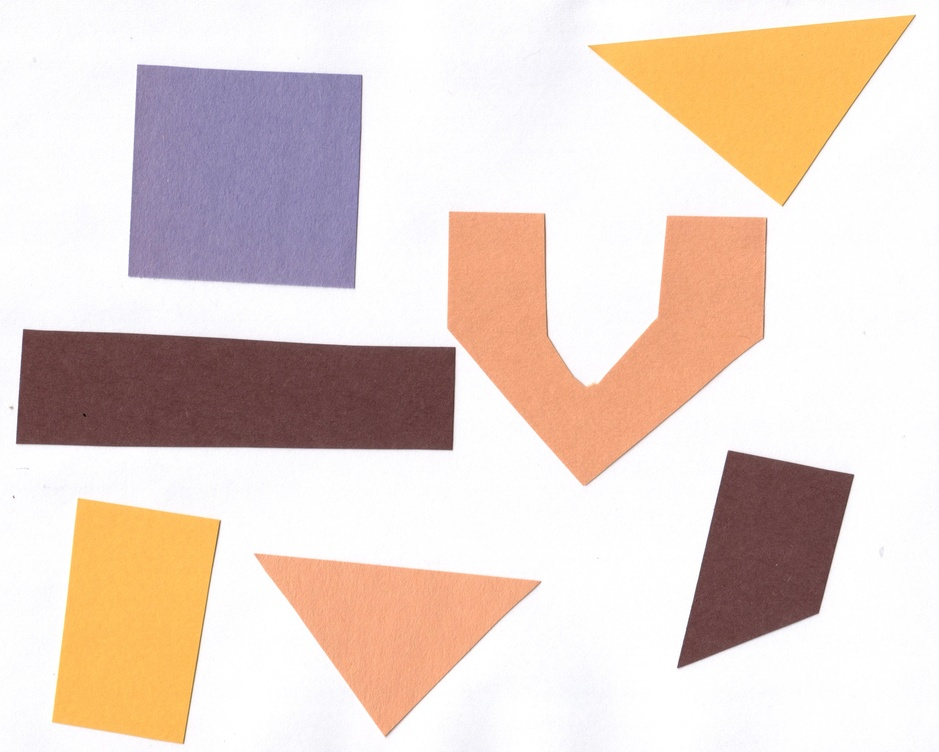
#> input picture Image Processing/Images/shapes-01.jpg, 939 x 752 px, shrunk from 3068 x 2457 before the run, found by its file name
$ jupyter execute 'Connected Component Analysis and Morphometrics.ipynb'
#> lines starting #> are read from the running program, lines starting #| are printed output that depends on the picture; after the words box and inside, x2 and y2 are one past the last pixel; in counts of white or black regions, pixels touching at a corner belong together
[cell 1]
import numpy as np
import matplotlib.pyplot as plt
import ipympl
import imageio.v3 as iio
import skimage.color
import skimage.filters
import skimage.measure

# Connected Component Analysis

[cell 2]
def connected_components(filename, sigma=1.0, t=0.5, connectivity=2):
    # load the image
#> called with filename = 'shapes-01.jpg', sigma = 2, t = 0.9, connectivity = 2
    image = iio.imread(filename)
#> image is the input picture: shape (752, 939, 3); mean R, G, B 229.6, 212.3, 203.6
    # convert the image to grayscale
    gray_image = skimage.color.rgb2gray(image)
    # denoise the image with a Gaussian filter
    blurred_image = skimage.filters.gaussian(gray_image, sigma=sigma)
    # mask the image according to threshold
    binary_mask = blurred_image < t
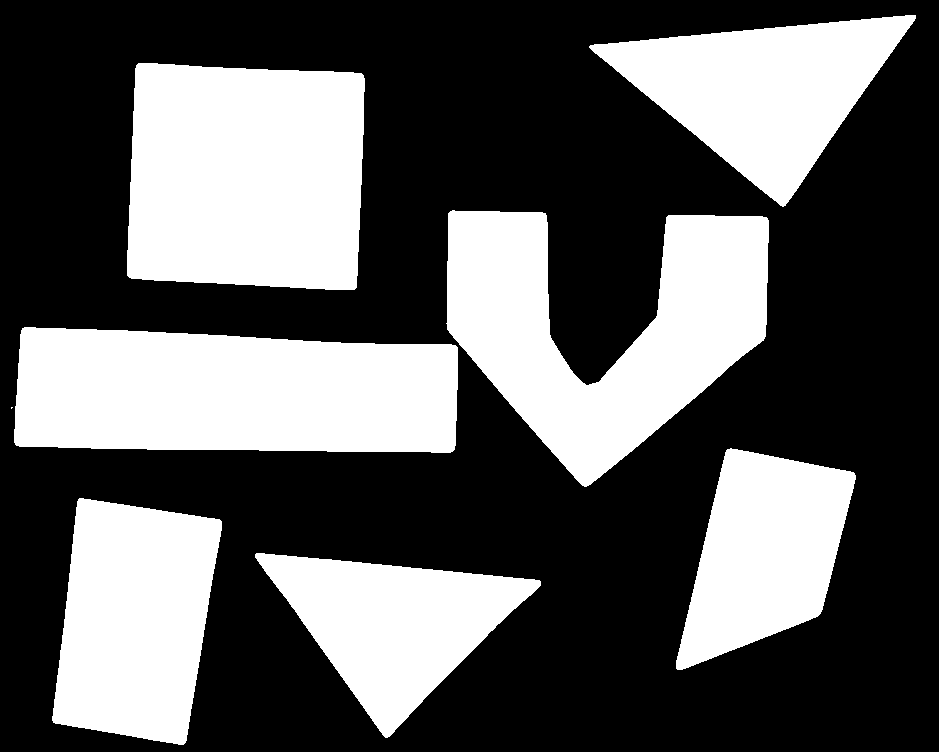
#> binary_mask: shape (752, 939) bool; 36.8% white; 8 white regions (1 under 20 px), largest, box (x1, y1, x2, y2) and area: (14, 327, 458, 453) 50090, (127, 63, 365, 290) 49995, (446, 210, 769, 487) 47480
    # perform connected component analysis
    labeled_image, count = skimage.measure.label(binary_mask,
                                                 connectivity=connectivity, return_num=True)
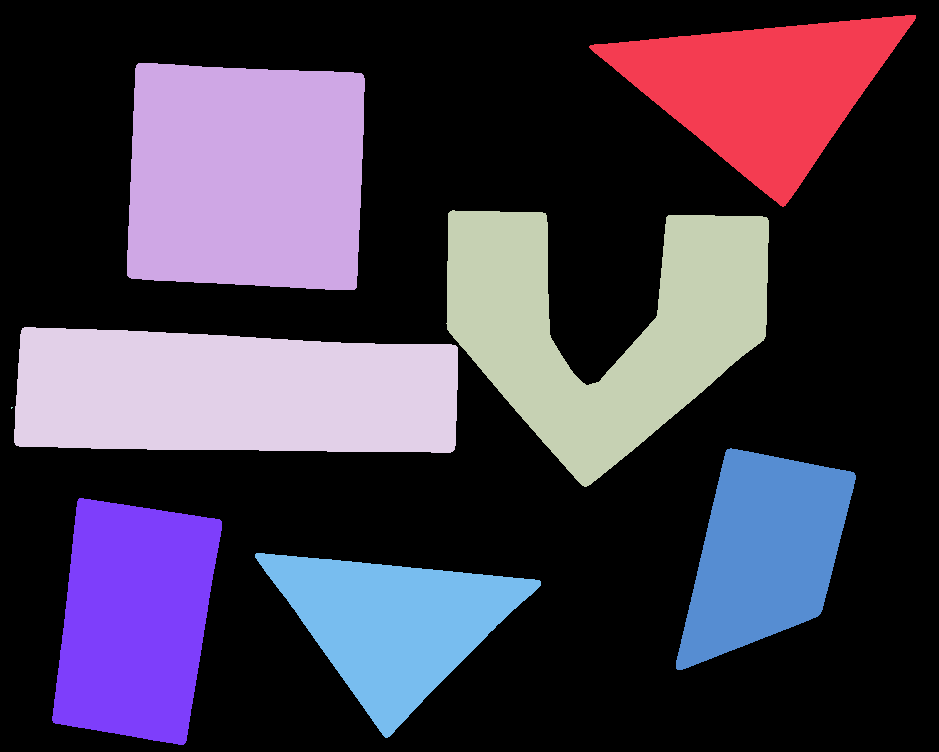
#> labeled_image: shape (752, 939) int32; 9 distinct labels, from 0 to 8; one colour per label, 0 black
#> count = 8
    return labeled_image, count

[cell 3]
labeled_image, count = connected_components(filename="shapes-01.jpg", sigma=2.0, t=0.9, connectivity=2)
#> count = 8
fig, ax = plt.subplots()
plt.imshow(labeled_image)
plt.axis("off")
plt.show()

[cell 4]
count
#> Out = 8

[cell 5]
# convert the label image to color image
colored_label_image = skimage.color.label2rgb(labeled_image, bg_label=0)
fig, ax = plt.subplots()
plt.imshow(colored_label_image)
plt.axis("off");
plt.show()

[cell 6]
print("Found", count, "objects in the image.")
#| Found 8 objects in the image.

[cell 7]
num_objects = np.max(labeled_image)
#> num_objects = 8
print("Found", num_objects, "objects in the image.")
#| Found 8 objects in the image.

## Q3 Part I

Find the correct combination to get 7 objects

[cell 8]
# Connectivity = 1
labeled_image, count = connected_components(filename="shapes-01.jpg", sigma=2.0, t=0.9, connectivity=1)
count
#> Out = 8

[cell 9]
# t = 0.8, connectivity = 1
labeled_image, count = connected_components(filename="shapes-01.jpg", sigma=2.0, t=0.8, connectivity=1)
#> call 3 of connected_components, with filename = 'shapes-01.jpg', sigma = 2, t = 0.8, connectivity = 1
#> in connected_components (call 3), `labeled_image, count = skimage.measure.label(binary_mask, connectivity..`:
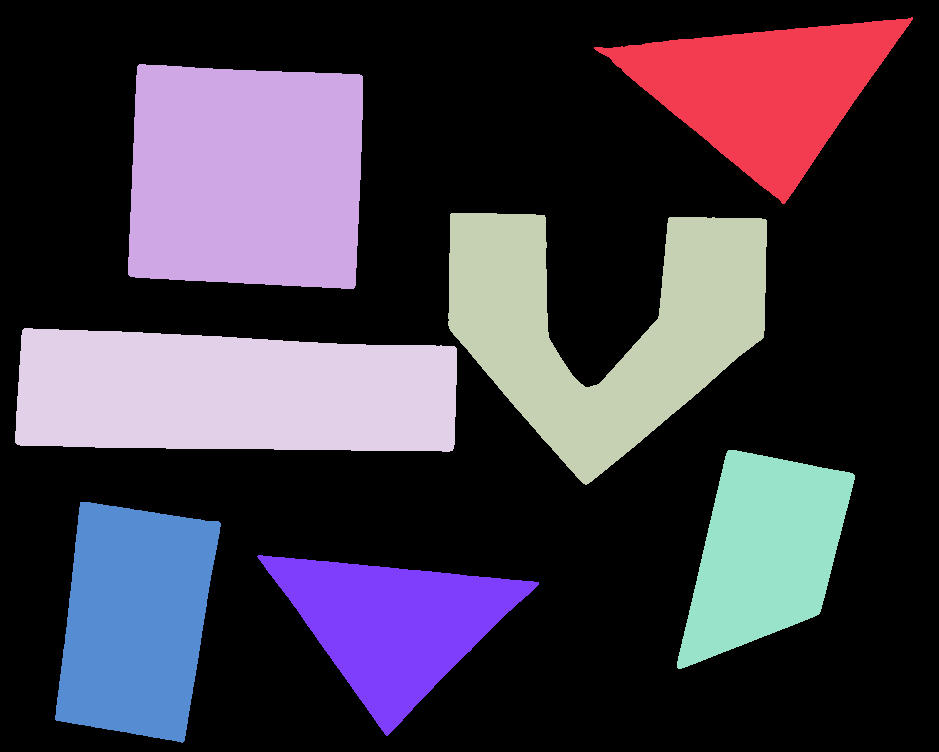
#> labeled_image: shape (752, 939) int32; 8 distinct labels, from 0 to 7; one colour per label, 0 black
#> in connected_components (call 3), `labeled_image, count = skimage.measure.label(binary_mask, connectivity..`: count = 7
#> count = 7
count
#> Out = 7

[cell 10]
# sigma = 4, t = 0.8, connectivity = 1
labeled_image, count = connected_components(filename="shapes-01.jpg", sigma=4.0, t=0.8, connectivity=1)
#> call 4 of connected_components, with filename = 'shapes-01.jpg', sigma = 4, t = 0.8, connectivity = 1
#> in connected_components (call 4), `labeled_image, count = skimage.measure.label(binary_mask, connectivity..`:
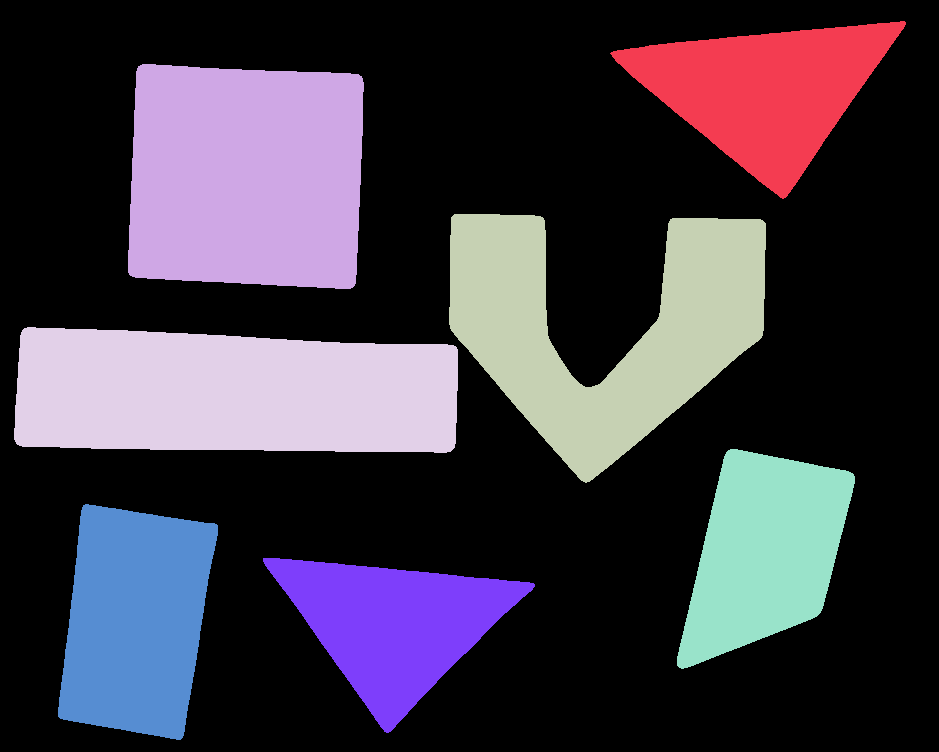
#> labeled_image: shape (752, 939) int32; 8 distinct labels, from 0 to 7; one colour per label, 0 black
count
#> Out = 7

[cell 11]
# convert the label image to color image
colored_label_image = skimage.color.label2rgb(labeled_image, bg_label=0)
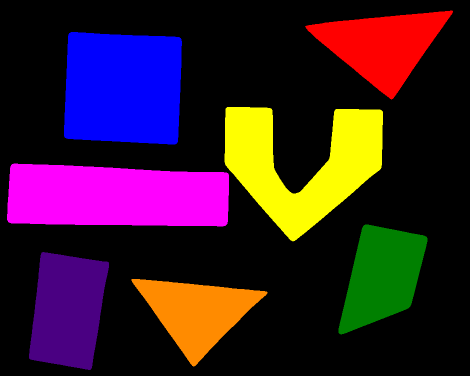
#> colored_label_image: shape (752, 939, 3) float64 (shown at 1/2 size); mean R, G, B 0.214, 0.0979, 0.161
fig, ax = plt.subplots()
plt.imshow(colored_label_image)
plt.axis("off");
plt.show()

[cell 12]
print("Found", count, "objects in the image.")
#| Found 7 objects in the image.

# Morphometrics

[cell 13]
# compute object features and extract object areas
labeled_image, count = connected_components(filename="shapes-01.jpg", sigma=2.0, t=0.9, connectivity=2)
#> count = 8
object_features = skimage.measure.regionprops(labeled_image)
#> object_features = 8 regions; box (x1, y1, x2, y2) and area: (14, 327, 458, 453) 50090, (127, 63, 365, 290) 49995, (446, 210, 769, 487) 47480, (52, 498, 222, 745) 32103, (589, 15, 916, 207) 30180, (255, 553, 541, 738) 25336, (676, 448, 856, 670) 24941, (11, 407, 13, 409) 3
object_areas = [objf["area"] for objf in object_features]
#> object_areas = [30180, 49995, 47480, 50090, 3, 24941, 32103, 25336]
object_areas
fig, ax = plt.subplots()
plt.hist(object_areas)
plt.xlabel('Area (Pixels)')
plt.ylabel('Number of Pixels')
plt.show()
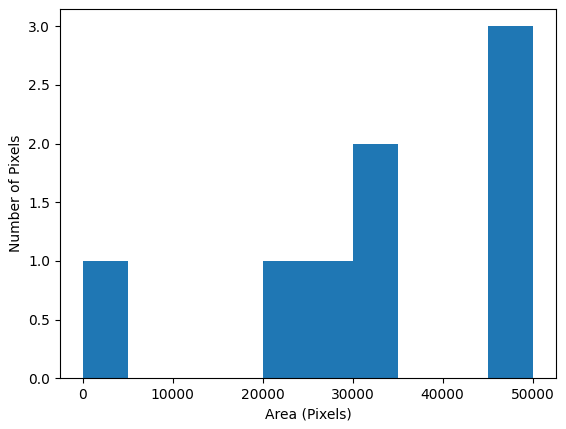
#> figure drawn by matplotlib, 1 panel; tallest bar 3 high, from x = 45081.3 to 50090

The figure above shows that 4 of the objects are small compared to the other objects that are greater than 200,000 pixels in area.

[cell 14]
min_area = 200
object_areas = np.array([objf["area"] for objf in object_features])
object_labels = np.array([objf["label"] for objf in object_features])
#> object_labels = [1, 2, 3, 4, 5, 6, 7, 8]

[cell 15]
# Method 1
large_objects = object_labels[object_areas > min_area]
#> large_objects = [1, 2, 3, 4, 6, 7, 8]
print("Found", len(large_objects), "objects!")
#| Found 7 objects!

[cell 16]
# Method 2
n = np.count_nonzero(object_areas > min_area)
#> n = 7
print("Found", n, "objects!")
#| Found 7 objects!

## Q3 Part II

Modify the connected_components function such that it automatically removes objects that are below a certain area that is passed to the function as an optional parameter.

[cell 17]
def connected_components(filename, sigma=1.0, t=0.5, connectivity=2, min_area = 0):
    # load the image
#> called with filename = 'shapes-01.jpg', sigma = 2, t = 0.9, connectivity = 2, min_area = 200
    image = iio.imread(filename)
    # convert the image to grayscale
    gray_image = skimage.color.rgb2gray(image)
    # denoise the image with a Gaussian filter
    blurred_image = skimage.filters.gaussian(gray_image, sigma=sigma)
    # mask the image according to threshold
    binary_mask = blurred_image < t
    # perform connected component analysis
    labeled_image, count = skimage.measure.label(binary_mask,
                                                 connectivity=connectivity, return_num=True)
#> count = 8
    # get the pixel area of each shape
    object_features = skimage.measure.regionprops(labeled_image)
    object_areas = np.array([objf["area"] for objf in object_features])
    object_labels = np.array([objf["label"] for objf in object_features])
#> object_labels = [1, 2, 3, 4, 5, 6, 7, 8]
    # keep large objects
    large_objects = object_labels[object_areas > min_area]
#> large_objects = [1, 2, 3, 4, 6, 7, 8]
    count = len(large_objects)
#> count = 7
    # remove small objects from the image
    mask = labeled_image == large_objects[:, None, None]
    labeled_image[~np.any(mask, axis = 0)] = 0
#> labeled_image: shape (752, 939) int32; 8 distinct labels, from 0 to 8
    return labeled_image, count

[cell 18]
labeled_image, count = connected_components(filename="shapes-01.jpg", sigma=2.0, t=0.9, connectivity=2, min_area=200)
#> count = 7
print("Found", count, "objects")
#| Found 7 objects

$ run again, with Image Processing/Images/puppy.jpg copied over Image Processing/Images/shapes-01.jpg
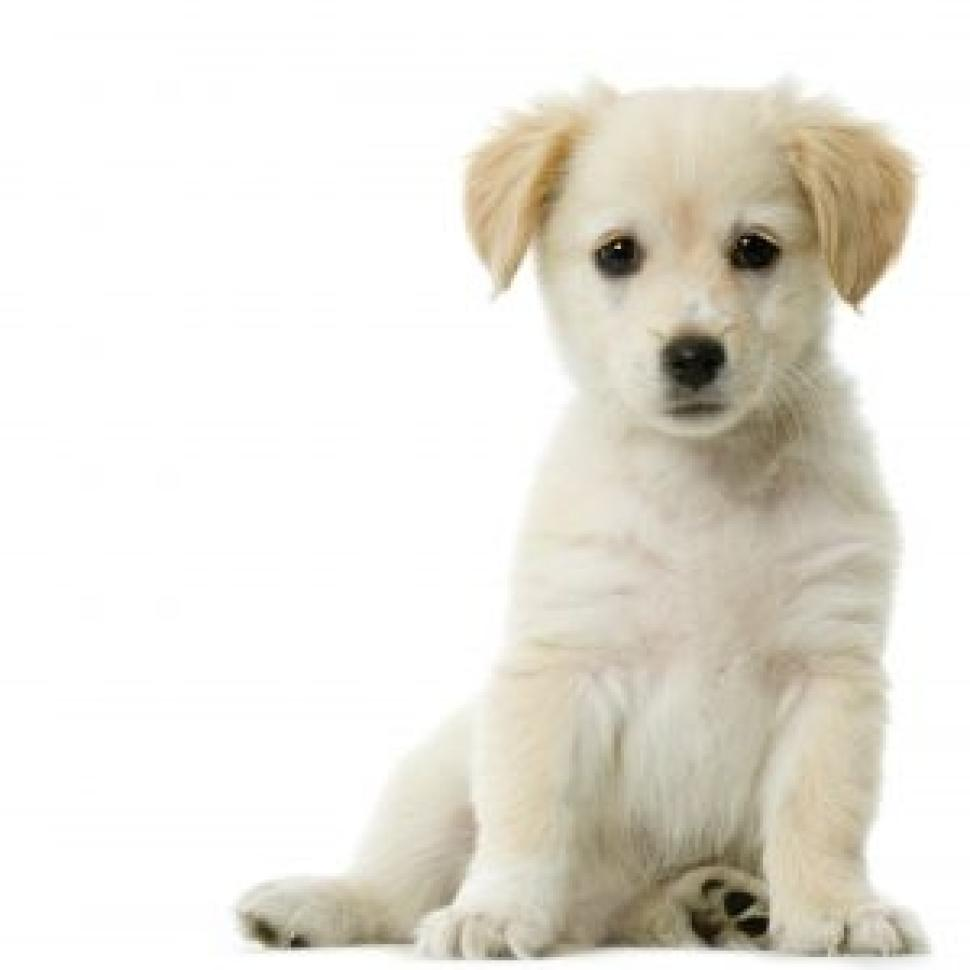
#> input picture Image Processing/Images/puppy.jpg, 970 x 970 px, found by its file name
#> in connected_components, image is the input picture: shape (970, 970, 3); mean R, G, B 231.6, 228.4, 220.1
#> in connected_components, `binary_mask = blurred_image < t`:
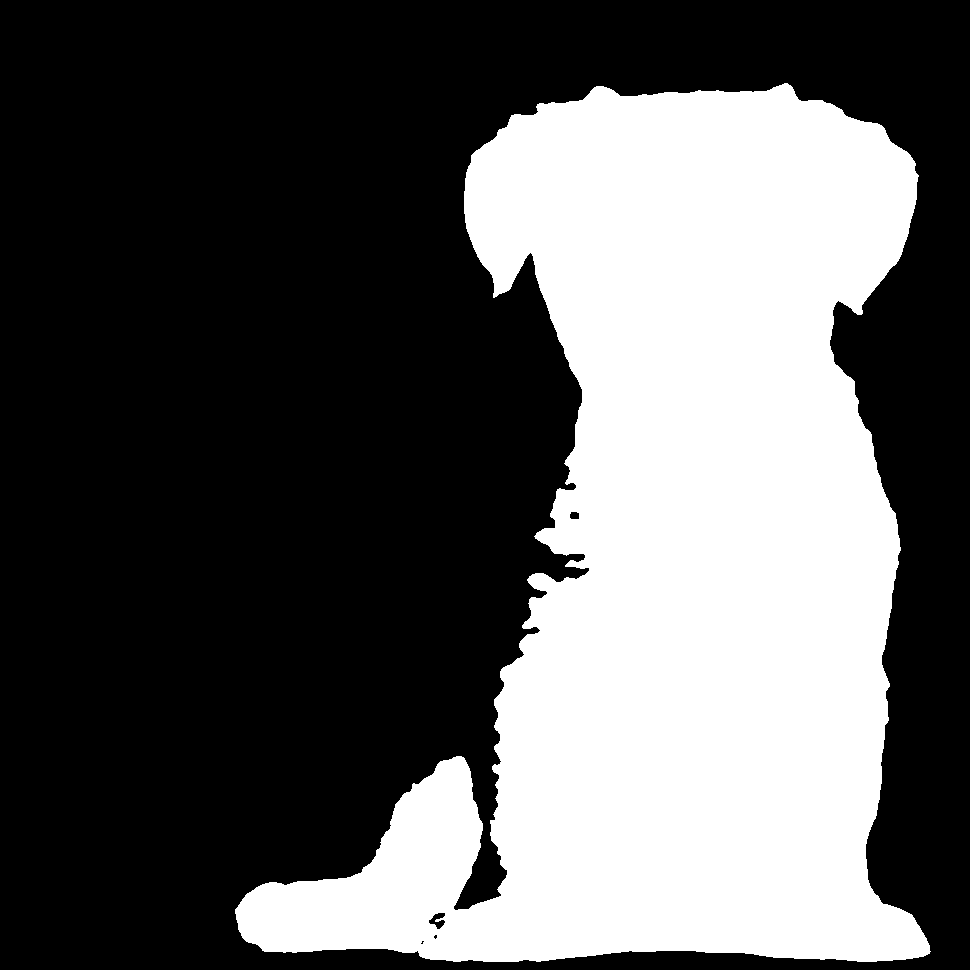
#> binary_mask: shape (970, 970) bool; 36.1% white; 1 white region, box (x1, y1, x2, y2) and area: (235, 83, 931, 962) 339681
#> in connected_components, `labeled_image, count = skimage.measure.label(binary_mask, connectivity..`: count = 1
#| Found 1 objects in the image.
#| Found 1 objects in the image.
#> binary_mask: shape (970, 970) bool; 24.3% white; 12 white regions (5 under 20 px), largest, box (x1, y1, x2, y2) and area: (468, 107, 925, 961) 212974, (239, 801, 479, 951) 14242, (445, 918, 467, 960) 633
#> labeled_image: shape (970, 970) int32; 13 distinct labels, from 0 to 12
#> `labeled_image, count = connected_components(filename="shapes-01.jpg", ..`: count = 12
#> binary_mask: shape (970, 970) bool; 24.5% white; 4 white regions
#> labeled_image: shape (970, 970) int32; 5 distinct labels, from 0 to 4
#> `labeled_image, count = connected_components(filename="shapes-01.jpg", ..`: count = 4
#| Found 4 objects in the image.
#> `labeled_image, count = connected_components(filename="shapes-01.jpg", ..`: count = 1
#> `object_features = skimage.measure.regionprops(labeled_image)`: object_features = 1 regions; box (x1, y1, x2, y2) and area: (235, 83, 931, 962) 339681
#> `object_areas = [objf["area"] for objf in object_features]`: object_areas = [339681]
#> `plt.show()`:
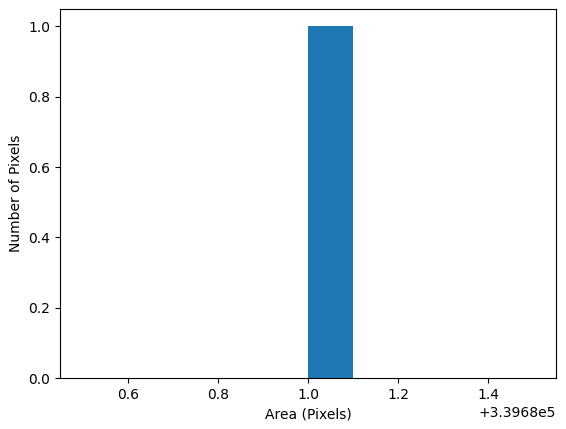
#> figure drawn by matplotlib, 1 panel; tallest bar 1 high, from x = 339681 to 339681.1
#> `object_labels = np.array([objf["label"] for objf in object_features])`: object_labels = [1]
#| Found 1 objects!
#> n = 1
#| Found 1 objects!
#> in connected_components, `object_areas = np.array([objf["area"] for objf in object_features])`: object_areas = [339681]
#> in connected_components, `object_labels = np.array([objf["label"] for objf in object_features])`: object_labels = [1]
#| Found 1 objects
